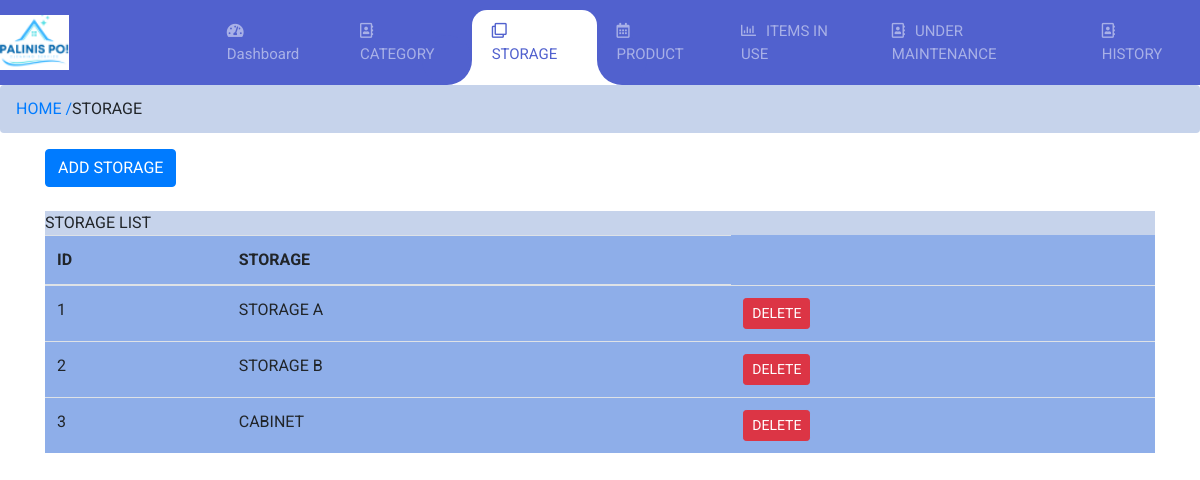
The page /Inventory/storage.php on the database its author committed.
### tables this page shows
CREATE TABLE `storage` (
  `id` int(11) NOT NULL,
  `storage_name` varchar(100) NOT NULL
);

### Inventory/storage.php (the view, shortened to what this page needs)
<!DOCTYPE html>
<html lang="en">
<head>
</head>
<body>
<?php include 'navbarr.php' ?>
<ol class="breadcrumb" style="background-color:#c6d3eb;">
<li><a href="dashboard.php">HOME / </a></li>
		  <li class="active">STORAGE</li>
		</ol>
    <div class="controler">
    <div class=  " container my-3">
      <a class = "btn btn-primary" href="addstorage.php" role="button">ADD STORAGE</a>
    <br>
    <br>
    <div class="panel-heading"  style="background-color:#c6d3eb;"> STORAGE LIST</div>
    <table class=" table" style="background-color:#8eaee9;">
      <thead>
       <tr>
       <th>ID</th>
      <th>STORAGE</th>
       </tr>
       <tbody>
<?php
$servername="localhost";
$username="root";
$password="";
$database="ims";
$connection= new mysqli($servername,$username,$password,$database);
 $sql ="SELECT * FROM storage";
 $result =$connection->query($sql);
 while($row = $result -> fetch_assoc()){
     echo "
  <tr>
     <td>$row[id]</td>
     <td> $row[storage_name]</td>
     <td>
     <a class='btn btn-danger btn-sm' href= 'deleteproduct.php?id=$row[id]'> DELETE</a>
     </td>
     </tr>
     " ;
 }
?>
</thead>
</table>
    </div>
</body>
</html>

### Inventory/assets/navstyle.css (style rules this page uses)
body { font-family: "Roboto", sans-serif; }
* { margin: 0; padding: 0; }

### rows shown on the page
storage: id "1", storage_name "STORAGE A"
storage: id "2", storage_name "STORAGE B"
storage: id "3", storage_name "CABINET"
